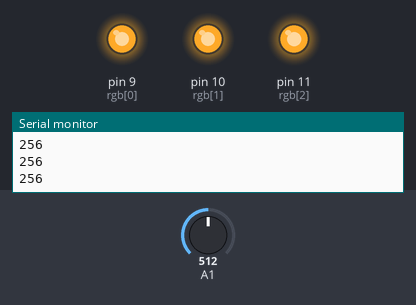
A sketch run on a simulated Arduino Uno, built with avr-gcc and run on an emulated ATmega328P. On the bench: output pins drawn as LEDs (lit = HIGH), the last lines printed to the serial monitor. The inputs (shaded band) are chosen by the test bench; at power-on: A1 = 512.

Above: at 1.2 s.
1.3 s: A1 set to 716
At 1.7 s:
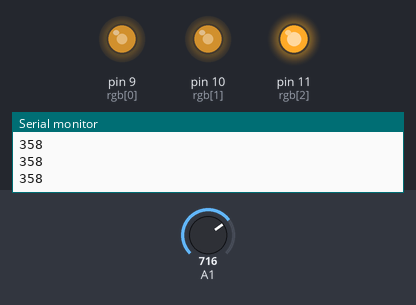
2.8 s: A1 set to 900
At 4.0 s:
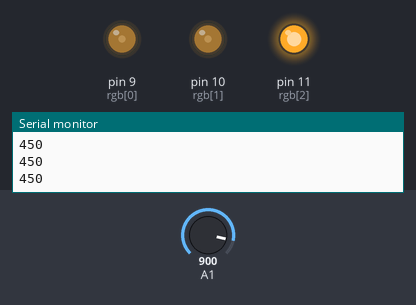
4.3 s: A1 set to 306
At 5.2 s:
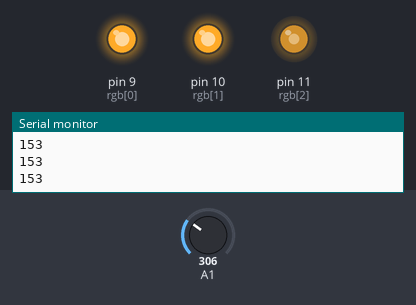
5.8 s: A1 set to 245
At 6.4 s:
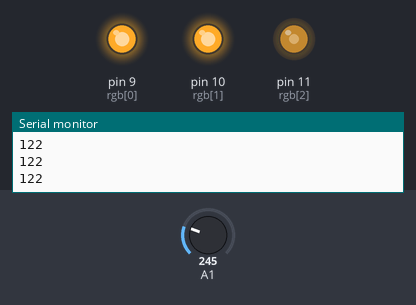
7.3 s: A1 set to 0
At 8.5 s:
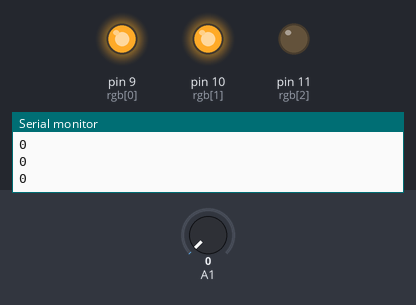
8.8 s: A1 set to 511
At 9.9 s:
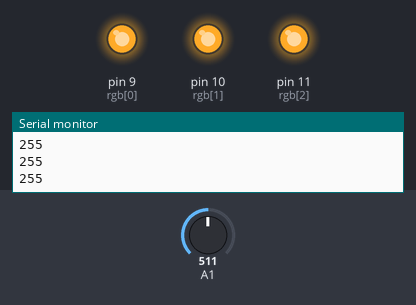
Timing chart, 0 to 11.3 s (numbered marks = the images above; inputs shaded):
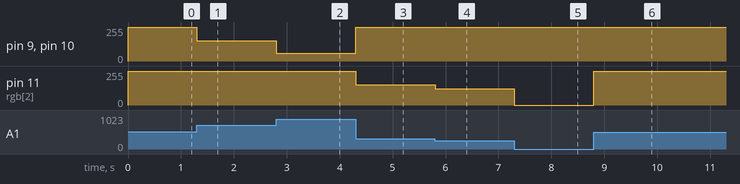

Measured:
- after the input at 1.3 s, pin 9 (rgb[0]), pin 10 (rgb[1]): 254/255 → 152/255 at once
- after the input at 2.8 s, pin 9 (rgb[0]), pin 10 (rgb[1]): 152/255 → 60/255 at once
- after the input at 4.3 s, pin 9 (rgb[0]), pin 10 (rgb[1]): 60/255 → 255/255 at once; pin 11 (rgb[2]): 255/255 → 153/255 at once
- after the input at 5.8 s, pin 11 (rgb[2]): 153/255 → 122/255 at once
- after the input at 7.3 s, pin 11 (rgb[2]): 122/255 → 0/255 at once
- after the input at 8.8 s, pin 11 (rgb[2]): 0/255 → 255/255 at once

The sketch:

MoodLighting.ino
```cpp
int volts = 0;
int red= 0;
int green = 0;
int blue = 0;
int rgb[3] = {9,10,11};

void setup() {
  // put your setup code here, to run once:
  pinMode(A1, INPUT);
  for(int i = 0; i < 3; i++){
     pinMode(rgb[i], OUTPUT);
  }
  Serial.begin(9600);
}

void loop() {
  // put your main code here, to run repeatedly:
  volts = (analogRead(A1) * 0.5);
  if(volts < 255){
    red = 255;
    green = 255;
    blue = volts;
  }
  if(volts >= 255){
    red = 255 - (volts - 255);
    green = 255 - (volts - 255);
    blue = 255;
  }

  analogWrite(rgb[0], red);
  analogWrite(rgb[1], green);
  analogWrite(rgb[2], blue);
  Serial.println(volts);

}
```
